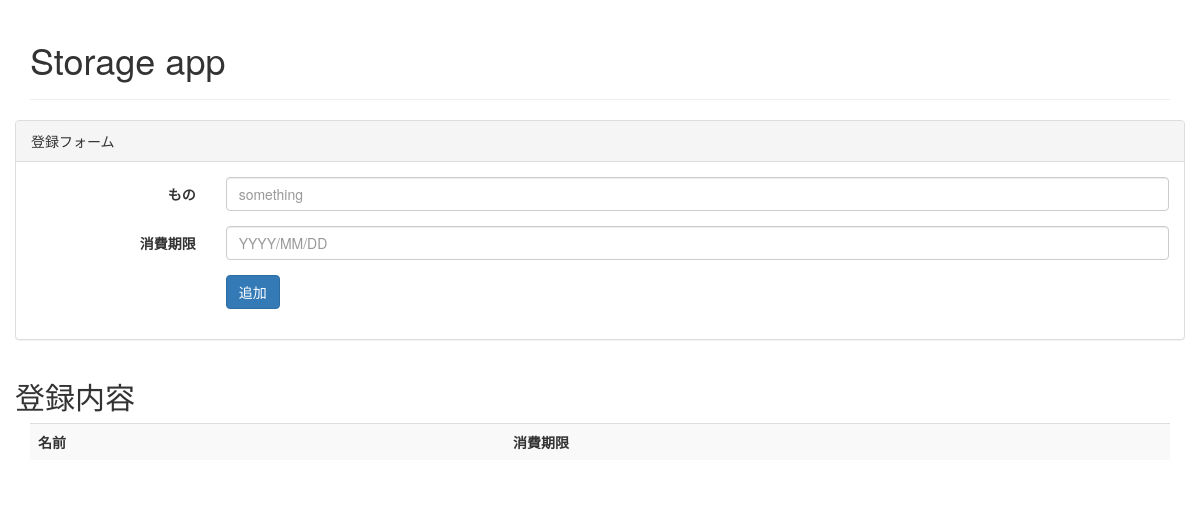
Before: / with the older database file.
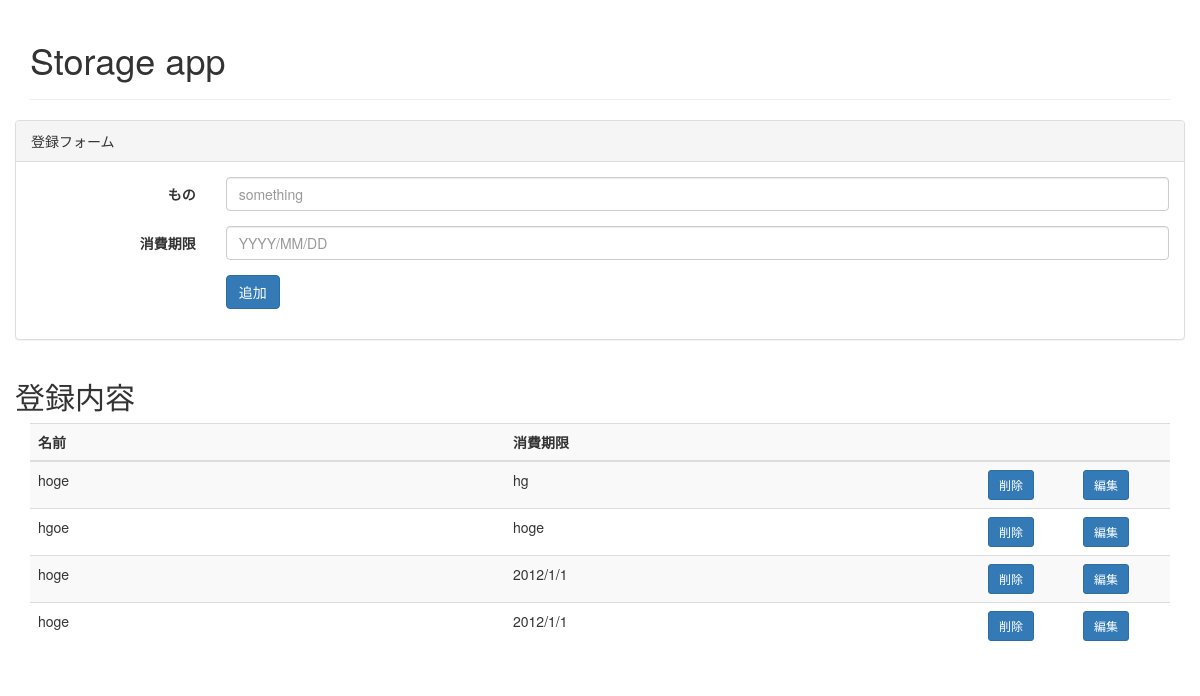
After: the same page with the newer database file.
### tables this page shows
CREATE TABLE lists (id INTEGER PRIMARY KEY AUTOINCREMENT, expired_date STRING, name STRING);

### main.py (the view)
@app.route('/', methods=['GET', 'POST'])
def index():
    conn = sqlite3.connect('./database/datas.db')
    c = conn.cursor()
    c.execute('CREATE TABLE IF NOT EXISTS lists (id INTEGER PRIMARY KEY AUTOINCREMENT, expired_date STRING, name STRING)')
    if request.method == 'POST':
        c.execute('INSERT INTO lists (expired_date, name)VALUES (?, ?)', (request.form['something'], request.form['date']))
    datas = c.execute('SELECT * FROM lists')
    datas = [{'id': data[0], 'name':data[1], 'date':data[2]} for data in datas]
    conn.commit()
    return render_template('index.html', datas=datas)

### templates/index.html (shortened to what this page needs)
<!doctype html>
{% extends "bootstrap/base.html" %}
{% block content %}
<div class="container">
  <div class="page-header">
    <h1>
      Storage app
    </h1>
  </div>
  <div class="row">
    <div class="panel panel-default">
      <div class="panel-heading">
	登録フォーム
      </div>
      <div class="panel-body">
        <form method="POST" class="form-horizontal">
    	  <div class="form-group">
	    <label class="col-sm-2 control-label">もの</label>
	    <div class="col-sm-10">
              <input type="text" class="form-control" name="something" placeholder="something">
	    </div>
    	  </div>
    	  <div class="form-group">
	    <label class="col-sm-2 control-label">消費期限</label>
	    <div class="col-sm-10">
              <input type="text" class="form-control" name="date" placeholder="YYYY/MM/DD">
	    </div>
    	  </div>
          <div class="form-group">
	    <div class="col-sm-offset-2 col-sm-10">
              <button type="submit" class="btn btn-primary">追加</button>
	    </div>
    	  </div>
        </form>
      </div>
    </div>
  </div>
  <div class="row">
    <h2>
      登録内容
    </h2>
  </div>
  <div class="table-responsive">
    <table class="table table-striped">
      <thread>
	<tr>
	  <th class="col-md-5">名前</th>
	  <th class="col-md-5">消費期限</th>
	  <th class="col-sm-1"></th>
	  <th class="col-sm-1"></th>
	</tr>
      </thread>
      <tbody>
	{% for data in datas %}
	<tr>
	  <td>{{ data.name }}</td>
	  <td>{{ data.date }}</td>
	  <td>
	    <form action="/remove", method="POST">
	      <button type="button" class="btn btn-primary btn-sm" name="rm_id" value={{ data.id }}>
		削除
	      </button>
	    </form>
	  </td>
	  <td>
	    <button type="button" class="btn btn-primary btn-sm">
	      編集
	    </button>
	  </td>
	</tr>
	{% endfor %}
      </tbody>
    </table>
  </div>
</div>
{% endblock %}

Changed rows visible on the page:
added lists: name "hoge", date "hg", {{ data.id }} 1 (drawn)
added lists: name "hgoe", date "hoge", {{ data.id }} 2 (drawn)
added lists: name "hoge", date "2012/1/1", {{ data.id }} 3 (drawn)
added lists: name "hoge", date "2012/1/1", {{ data.id }} 4 (drawn)
